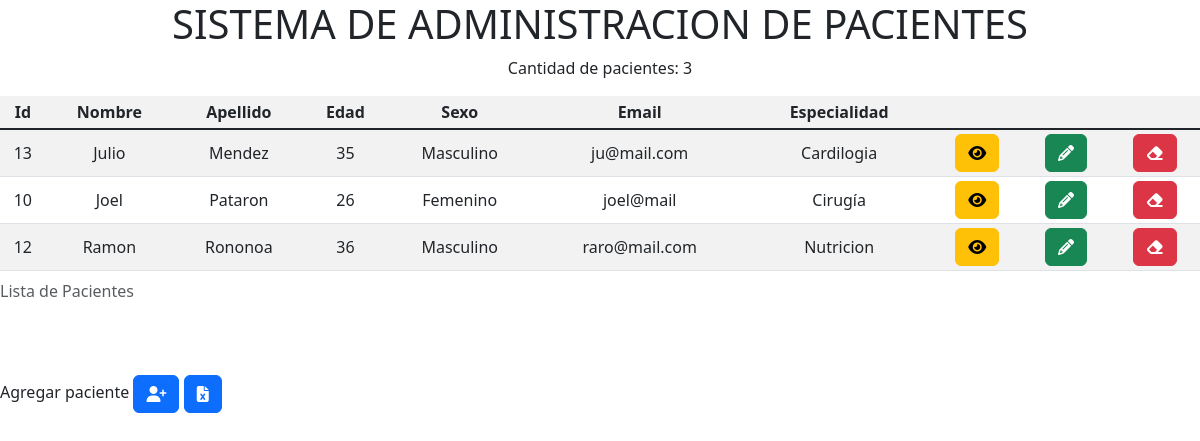
The page / on the database its author committed.
### pacientes/models.py (models this page shows, shortened)
class Paciente(models.Model):
    SEXO = [
        ("M", "MASCULINO"),
        ("F", "FEMENINO"),
    ]
    nombre = models.CharField(max_length=50)
    apellido = models.CharField(max_length=50)
    edad = models.CharField(max_length=3)
    sexo = models.CharField(max_length=1, choices=SEXO, null=True)
    email = models.CharField(max_length=50)
    especialidad = models.ForeignKey(Especialidad, on_delete=models.CASCADE, null=True)

class Especialidad(models.Model):
    nombre = models.CharField(max_length=20, null=True)
    dia_semana = models.CharField(max_length=20, null=True)
    hora_inicio = models.TimeField(null=True)
    hora_fin = models.TimeField(null=True)
    medico = models.ForeignKey(Medico, on_delete=models.CASCADE, null=True)

### webapp/views.py (the view)
# urls.py: path('', mostrar_pacientes, name= 'inicio'),
def mostrar_pacientes(request):
     cantidad_pacientes = Paciente.objects.count()
     pagina = loader.get_template('pacientes.html')
     nombres_pacientes = Paciente.objects.order_by('apellido')
     datos = {'cantidad': cantidad_pacientes, 'pacientes':nombres_pacientes}
     return HttpResponse(pagina.render(datos, request))

### webapp/templates/pacientes.html (shortened to what this page needs)
<!DOCTYPE html>
<html lang="en">
<head>
    {% load static %}
    <link href="https://cdn.jsdelivr.net/npm/bootstrap@5.3.0/dist/css/bootstrap.min.css" rel="stylesheet">
    <link href="{% static 'fontawesomefree/css/fontawesome.css' %}" rel="stylesheet" type="text/css">
    <link href="{% static 'fontawesomefree/css/brands.css' %}" rel="stylesheet" type="text/css">
    <link href="{% static 'fontawesomefree/css/solid.css' %}" rel="stylesheet" type="text/css">
</head>
<body>
<div class="panel panel-primary" align="center">
  <h1 class="display-6">SISTEMA DE ADMINISTRACION DE PACIENTES</h1>
    <p>Cantidad de pacientes: {{cantidad}}</p>
</div>
<div class="table-responsive">
<table class="table table-striped table-hover table table-sm table align-middle text-center" >
    <caption>Lista de Pacientes</caption>
    <tr>
        <th >Id</th>
        <th >Nombre</th>
        <th >Apellido</th>
        <th >Edad</th>
        <th >Sexo</th>
        <th >Email</th>
        <th >Especialidad</th>
        <th ></th>
        <th ></th>
        <th ></th>
    </tr>
    <tbody class="table-group-divider">
        {% for paciente in pacientes %}
         <tr>
             <td>{{paciente.id}}</td>
             <td>{{paciente.nombre}}</td>
             <td>{{paciente.apellido}}</td>
             <td>{{paciente.edad}}</td>
             <td>{% if paciente.sexo == 'F' %} Femenino {% endif %} {% if paciente.sexo == 'M' %}Masculino {% endif %}</td>
             <td>{{paciente.email}}</td>
             <td>{{paciente.especialidad.nombre}}</td>
             <td><a class="btn btn-warning" href="ver_paciente/{{paciente.id}}"><i class="fa-solid fa-eye"></i></a></td>
             <td><a class="btn btn-success" href="editar_paciente/{{paciente.id}}"><i class="fa-solid fa-pencil"></i></a></td>
             <td><a class="btn btn-danger" href="eliminar_paciente/{{paciente.id}}"><i class="fa-solid fa-eraser"></i></a></td>
         </tr>
        {% endfor %}
    </tbody >
</table>
</div>
<br>
<br>
<div>
    <caption>Agregar paciente</caption>
    <a  class="btn btn-primary" href="agregar_pacientes"><i class="fa-solid fa-user-plus"></i></a>
    <a  class="btn btn-primary" href="generar_reporte"><i class="fa-solid fa-file-excel"></i></a>
</div>
</body>
</html>

### rows shown on the page
Paciente: id "13", nombre "Julio", apellido "Mendez", edad "35", sexo "Masculino", email "ju@mail.com", especialidad.nombre "Cardilogia"
Paciente: id "10", nombre "Joel", apellido "Pataron", edad "26", sexo "Femenino", email "joel@mail", especialidad.nombre "Cirugía"
Paciente: id "12", nombre "Ramon", apellido "Rononoa", edad "36", sexo "Masculino", email "raro@mail.com", especialidad.nombre "Nutricion"

### other values the page prints
{{ cantidad }} "3"
